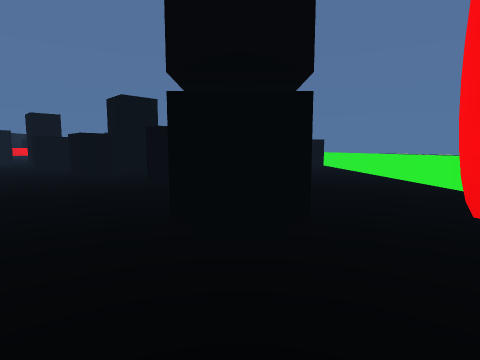
View 1 (above)

19 first-person views from a walk through a scene from a Unity 3-D project. The camera is 1.2 m above the floor, tilts 6° down and sees 80° across. The floor is counted in squares, 2 m on a side. Each view is taken from the middle of a square. On the plan, view 1 faces up. The plan holds only what a view shows up to about 9 squares ahead; the rest is blank. The place goes on beyond the plan. The player character is not drawn.

View 2
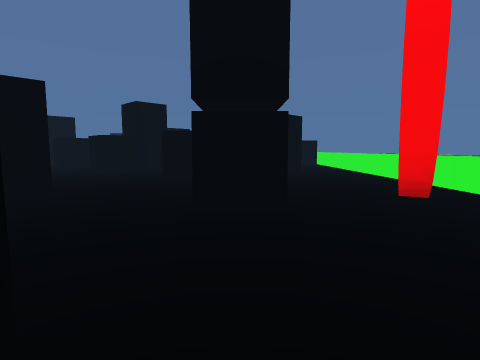

View 3
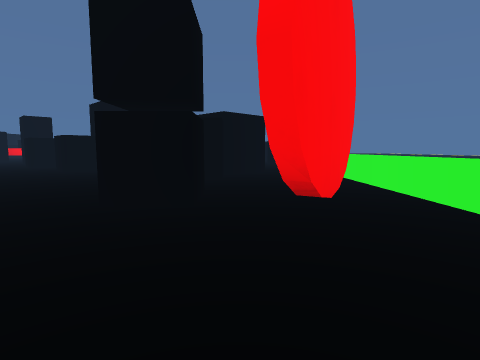

View 4
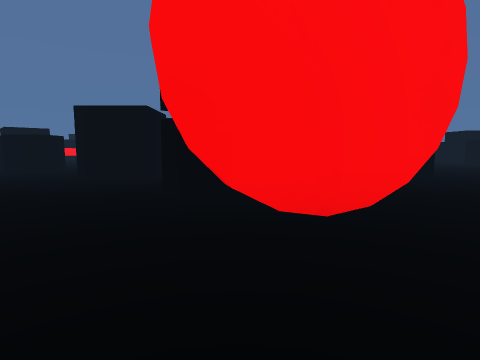

View 5
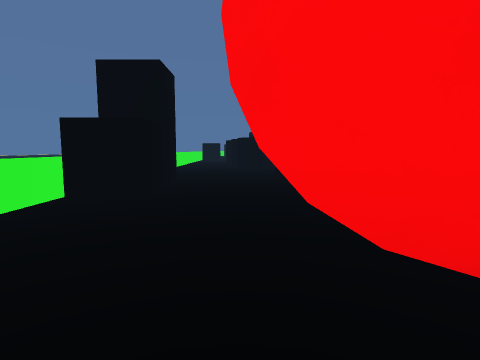

View 6
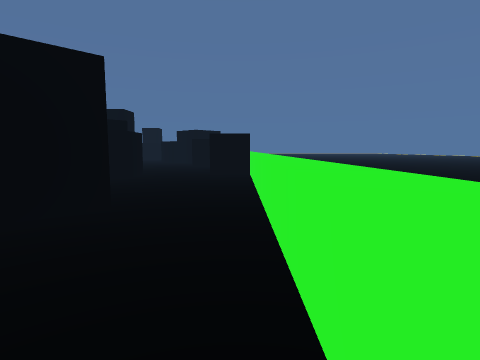

View 7
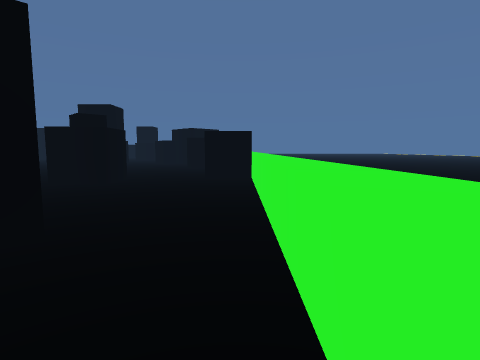

View 8
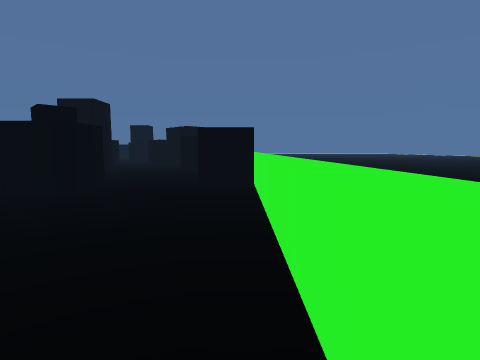

View 9
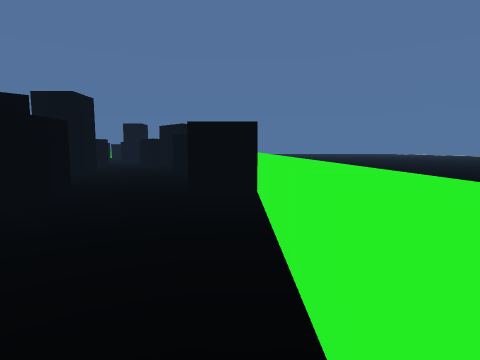

View 10
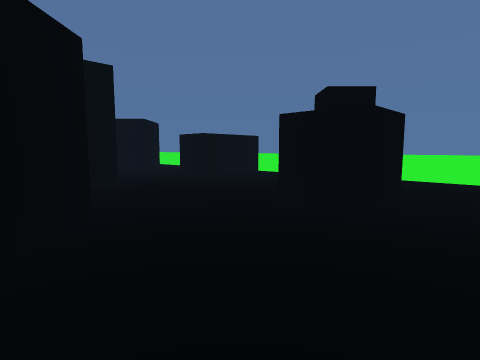

View 11
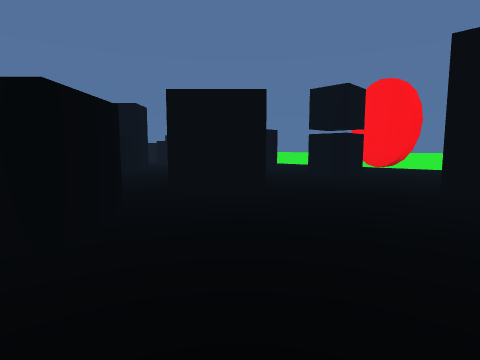

View 12
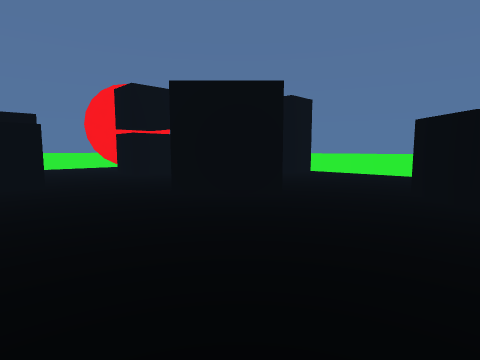

View 13
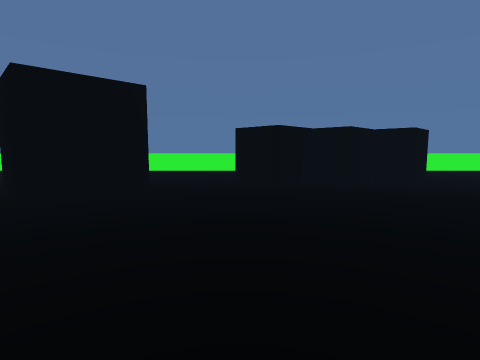

View 14
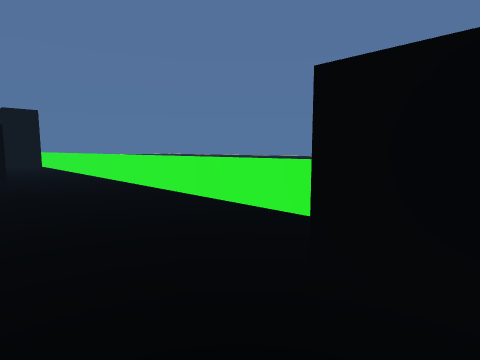

View 15
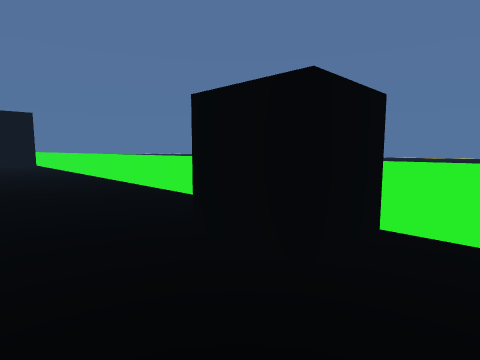

View 16
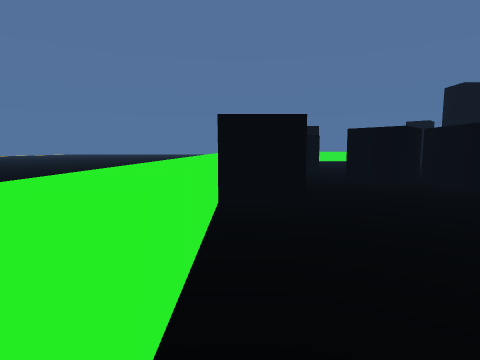

View 17
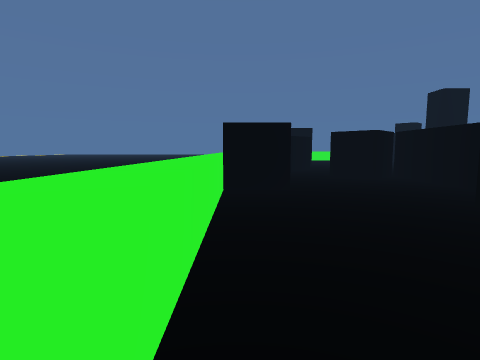

View 18
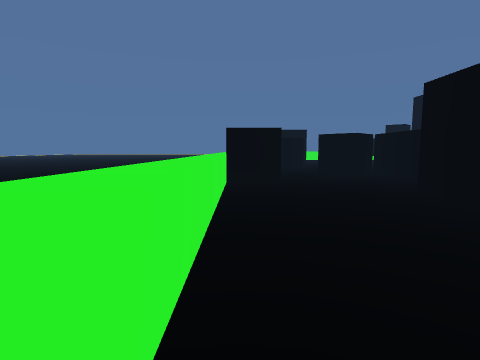

View 19
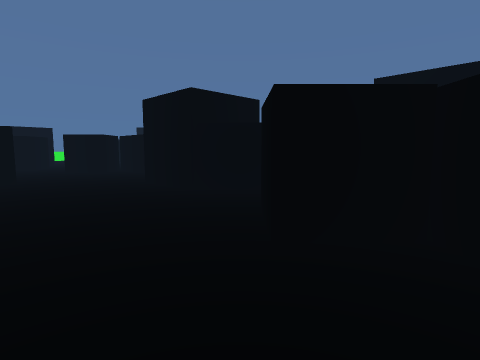

### Floor plan
Key: @ floor where view 1 was taken; # wall or solid block; x gap in a wall; . floor; ^ raised ledge.
Columns run from 19 left of view 1 to 4 right of it. Each row starts with its distance up from view 1.
 18                    ##
 17                    .#.
 16                   ....
 15                   #..#x
 14                   #....^
 13                  .....
 12                  .....#^
 11                   ....#^
 10                   .#...^
  9             .#  .  ....^
  8             ...##   ...^
  7              ..#.. ##..^
  6             . ....##...^
  5               ....##...^
  4               .........^
  3    ####  ......##....#.^
  2 ..##..###..###.#...###.^
  1 #.........###..........^
  0 #..................@. .
 -1    .#............##..
 -2    ^^^^^^^^^^^^^^ ^^

Positions as (right, up) in squares from view 1, and headings:
1: (0, 0), facing up
2: (0, -1), facing up
3: (1, -1), facing up
4: (3, 0), facing up-left
5: (3, 1), facing left
6: (3, 4), facing up
7: (3, 5), facing up
8: (3, 6), facing up
9: (3, 7), facing up
10: (-3, 9), facing up-right
11: (-7, -1), facing up-right
12: (-7, 6), facing down-right
13: (-6, 7), facing down
14: (-15, 1), facing down-right
15: (-16, 1), facing down-right
16: (-11, -1), facing left
17: (-10, -1), facing left
18: (-9, -1), facing left
19: (-8, -1), facing up-left
